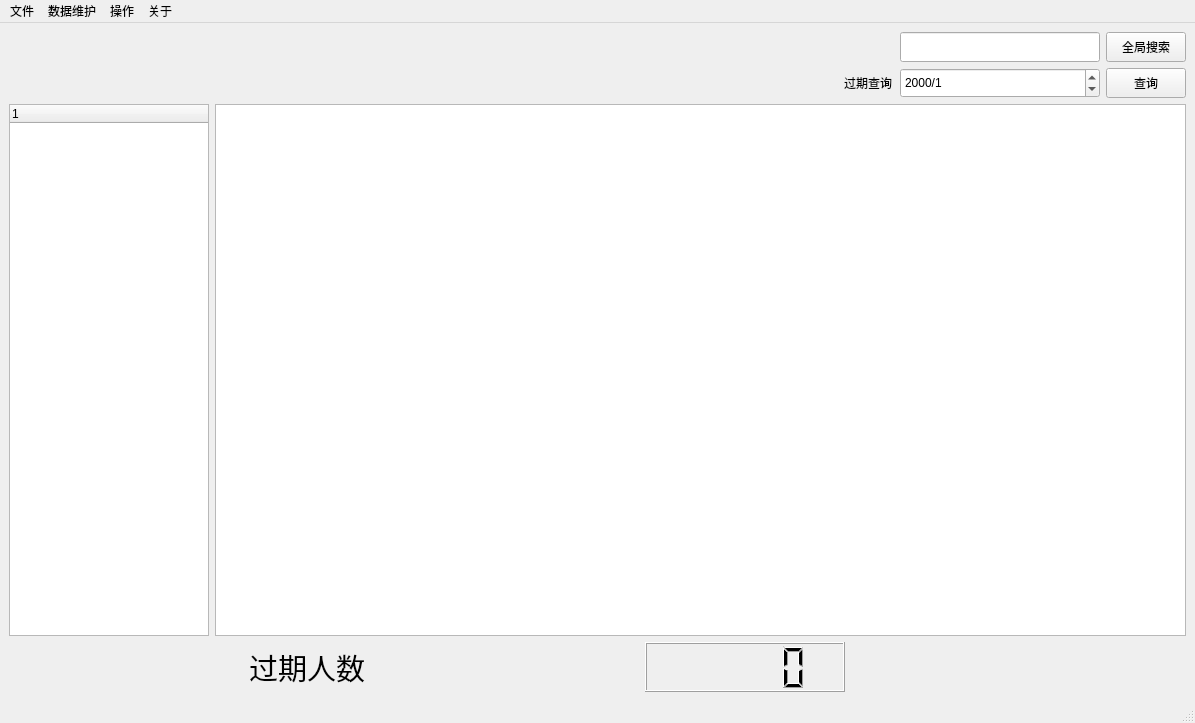
<?xml version="1.0" encoding="UTF-8"?>
<ui version="4.0">
 <class>FirstWindow</class>
 <widget class="QMainWindow" name="FirstWindow">
  <property name="geometry">
   <rect>
    <x>0</x>
    <y>0</y>
    <width>1195</width>
    <height>723</height>
   </rect>
  </property>
  <property name="windowTitle">
   <string>劳保管理主窗口</string>
  </property>
  <widget class="QWidget" name="centralwidget">
   <layout class="QHBoxLayout" name="horizontalLayout_5">
    <item>
     <layout class="QVBoxLayout" name="verticalLayout">
      <item>
       <layout class="QHBoxLayout" name="horizontalLayout_3">
        <item>
         <spacer name="horizontalSpacer">
          <property name="orientation">
           <enum>Qt::Horizontal</enum>
          </property>
          <property name="sizeHint" stdset="0">
           <size>
            <width>40</width>
            <height>20</height>
           </size>
          </property>
         </spacer>
        </item>
        <item>
         <widget class="QLineEdit" name="lineEdit">
          <property name="minimumSize">
           <size>
            <width>0</width>
            <height>30</height>
           </size>
          </property>
          <property name="maximumSize">
           <size>
            <width>200</width>
            <height>16777215</height>
           </size>
          </property>
         </widget>
        </item>
        <item>
         <widget class="QPushButton" name="pushButton">
          <property name="minimumSize">
           <size>
            <width>0</width>
            <height>30</height>
           </size>
          </property>
          <property name="text">
           <string>全局搜索</string>
          </property>
         </widget>
        </item>
       </layout>
      </item>
      <item>
       <layout class="QHBoxLayout" name="horizontalLayout_2">
        <item>
         <spacer name="horizontalSpacer_2">
          <property name="orientation">
           <enum>Qt::Horizontal</enum>
          </property>
          <property name="sizeHint" stdset="0">
           <size>
            <width>40</width>
            <height>20</height>
           </size>
          </property>
         </spacer>
        </item>
        <item>
         <widget class="QLabel" name="label_2">
          <property name="minimumSize">
           <size>
            <width>50</width>
            <height>30</height>
           </size>
          </property>
          <property name="text">
           <string>过期查询</string>
          </property>
         </widget>
        </item>
        <item>
         <widget class="QDateEdit" name="dateEdit">
          <property name="minimumSize">
           <size>
            <width>200</width>
            <height>30</height>
           </size>
          </property>
          <property name="displayFormat">
           <string>yyyy/M</string>
          </property>
         </widget>
        </item>
        <item>
         <widget class="QPushButton" name="pushButton_2">
          <property name="minimumSize">
           <size>
            <width>0</width>
            <height>30</height>
           </size>
          </property>
          <property name="text">
           <string>查询</string>
          </property>
         </widget>
        </item>
       </layout>
      </item>
      <item>
       <layout class="QHBoxLayout" name="horizontalLayout_4">
        <item>
         <widget class="QTreeWidget" name="treeWidget">
          <property name="maximumSize">
           <size>
            <width>200</width>
            <height>16777215</height>
           </size>
          </property>
         </widget>
        </item>
        <item>
         <widget class="QTableWidget" name="tableWidget"/>
        </item>
       </layout>
      </item>
      <item>
       <layout class="QHBoxLayout" name="horizontalLayout">
        <item>
         <widget class="QLabel" name="label">
          <property name="maximumSize">
           <size>
            <width>150</width>
            <height>16777215</height>
           </size>
          </property>
          <property name="font">
           <font>
            <family>AcadEref</family>
            <pointsize>22</pointsize>
           </font>
          </property>
          <property name="text">
           <string>过期人数</string>
          </property>
         </widget>
        </item>
        <item>
         <widget class="QLCDNumber" name="lcdNumber">
          <property name="minimumSize">
           <size>
            <width>50</width>
            <height>50</height>
           </size>
          </property>
          <property name="maximumSize">
           <size>
            <width>200</width>
            <height>16777215</height>
           </size>
          </property>
         </widget>
        </item>
        <item>
         <spacer name="horizontalSpacer_3">
          <property name="orientation">
           <enum>Qt::Horizontal</enum>
          </property>
          <property name="sizeType">
           <enum>QSizePolicy::Fixed</enum>
          </property>
          <property name="sizeHint" stdset="0">
           <size>
            <width>100</width>
            <height>20</height>
           </size>
          </property>
         </spacer>
        </item>
       </layout>
      </item>
     </layout>
    </item>
   </layout>
  </widget>
  <widget class="QMenuBar" name="menubar">
   <property name="geometry">
    <rect>
     <x>0</x>
     <y>0</y>
     <width>1195</width>
     <height>26</height>
    </rect>
   </property>
   <widget class="QMenu" name="menu">
    <property name="title">
     <string>文件</string>
    </property>
    <addaction name="action_9"/>
    <addaction name="action_11"/>
    <addaction name="action_15"/>
   </widget>
   <widget class="QMenu" name="menu_2">
    <property name="title">
     <string>数据维护</string>
    </property>
    <addaction name="action_5"/>
    <addaction name="action_6"/>
    <addaction name="action_8"/>
   </widget>
   <widget class="QMenu" name="menu_3">
    <property name="title">
     <string>操作</string>
    </property>
    <addaction name="action_2"/>
    <addaction name="action_16"/>
    <addaction name="action_10"/>
   </widget>
   <widget class="QMenu" name="menu_4">
    <property name="title">
     <string>关于</string>
    </property>
    <addaction name="action_4"/>
    <addaction name="action_3"/>
   </widget>
   <addaction name="menu"/>
   <addaction name="menu_2"/>
   <addaction name="menu_3"/>
   <addaction name="menu_4"/>
  </widget>
  <widget class="QStatusBar" name="statusbar"/>
  <action name="action">
   <property name="text">
    <string>查询</string>
   </property>
  </action>
  <action name="action_2">
   <property name="text">
    <string>劳保物品管理</string>
   </property>
  </action>
  <action name="action_3">
   <property name="text">
    <string>关于软件</string>
   </property>
  </action>
  <action name="action_4">
   <property name="text">
    <string>更新软件</string>
   </property>
  </action>
  <action name="action_5">
   <property name="text">
    <string>物资信息维护</string>
   </property>
  </action>
  <action name="action_6">
   <property name="text">
    <string>部门信息维护</string>
   </property>
  </action>
  <action name="action_7">
   <property name="text">
    <string>备份数据库</string>
   </property>
  </action>
  <action name="action_10">
   <property name="text">
    <string>备份数据库</string>
   </property>
  </action>
  <action name="action_12">
   <property name="text">
    <string>导出用户领用记录</string>
   </property>
  </action>
  <action name="action_13">
   <property name="text">
    <string>导出人员信息</string>
   </property>
  </action>
  <action name="action_14">
   <property name="text">
    <string>导出物品信息</string>
   </property>
  </action>
  <action name="action_15">
   <property name="text">
    <string>离开</string>
   </property>
  </action>
  <action name="action_16">
   <property name="text">
    <string>查询操作记录</string>
   </property>
  </action>
  <action name="action_8">
   <property name="text">
    <string>人员基本信息维护</string>
   </property>
  </action>
  <action name="action_9">
   <property name="text">
    <string>设置</string>
   </property>
  </action>
  <action name="action_11">
   <property name="text">
    <string>刷新</string>
   </property>
  </action>
 </widget>
 <resources/>
 <connections/>
</ui>
